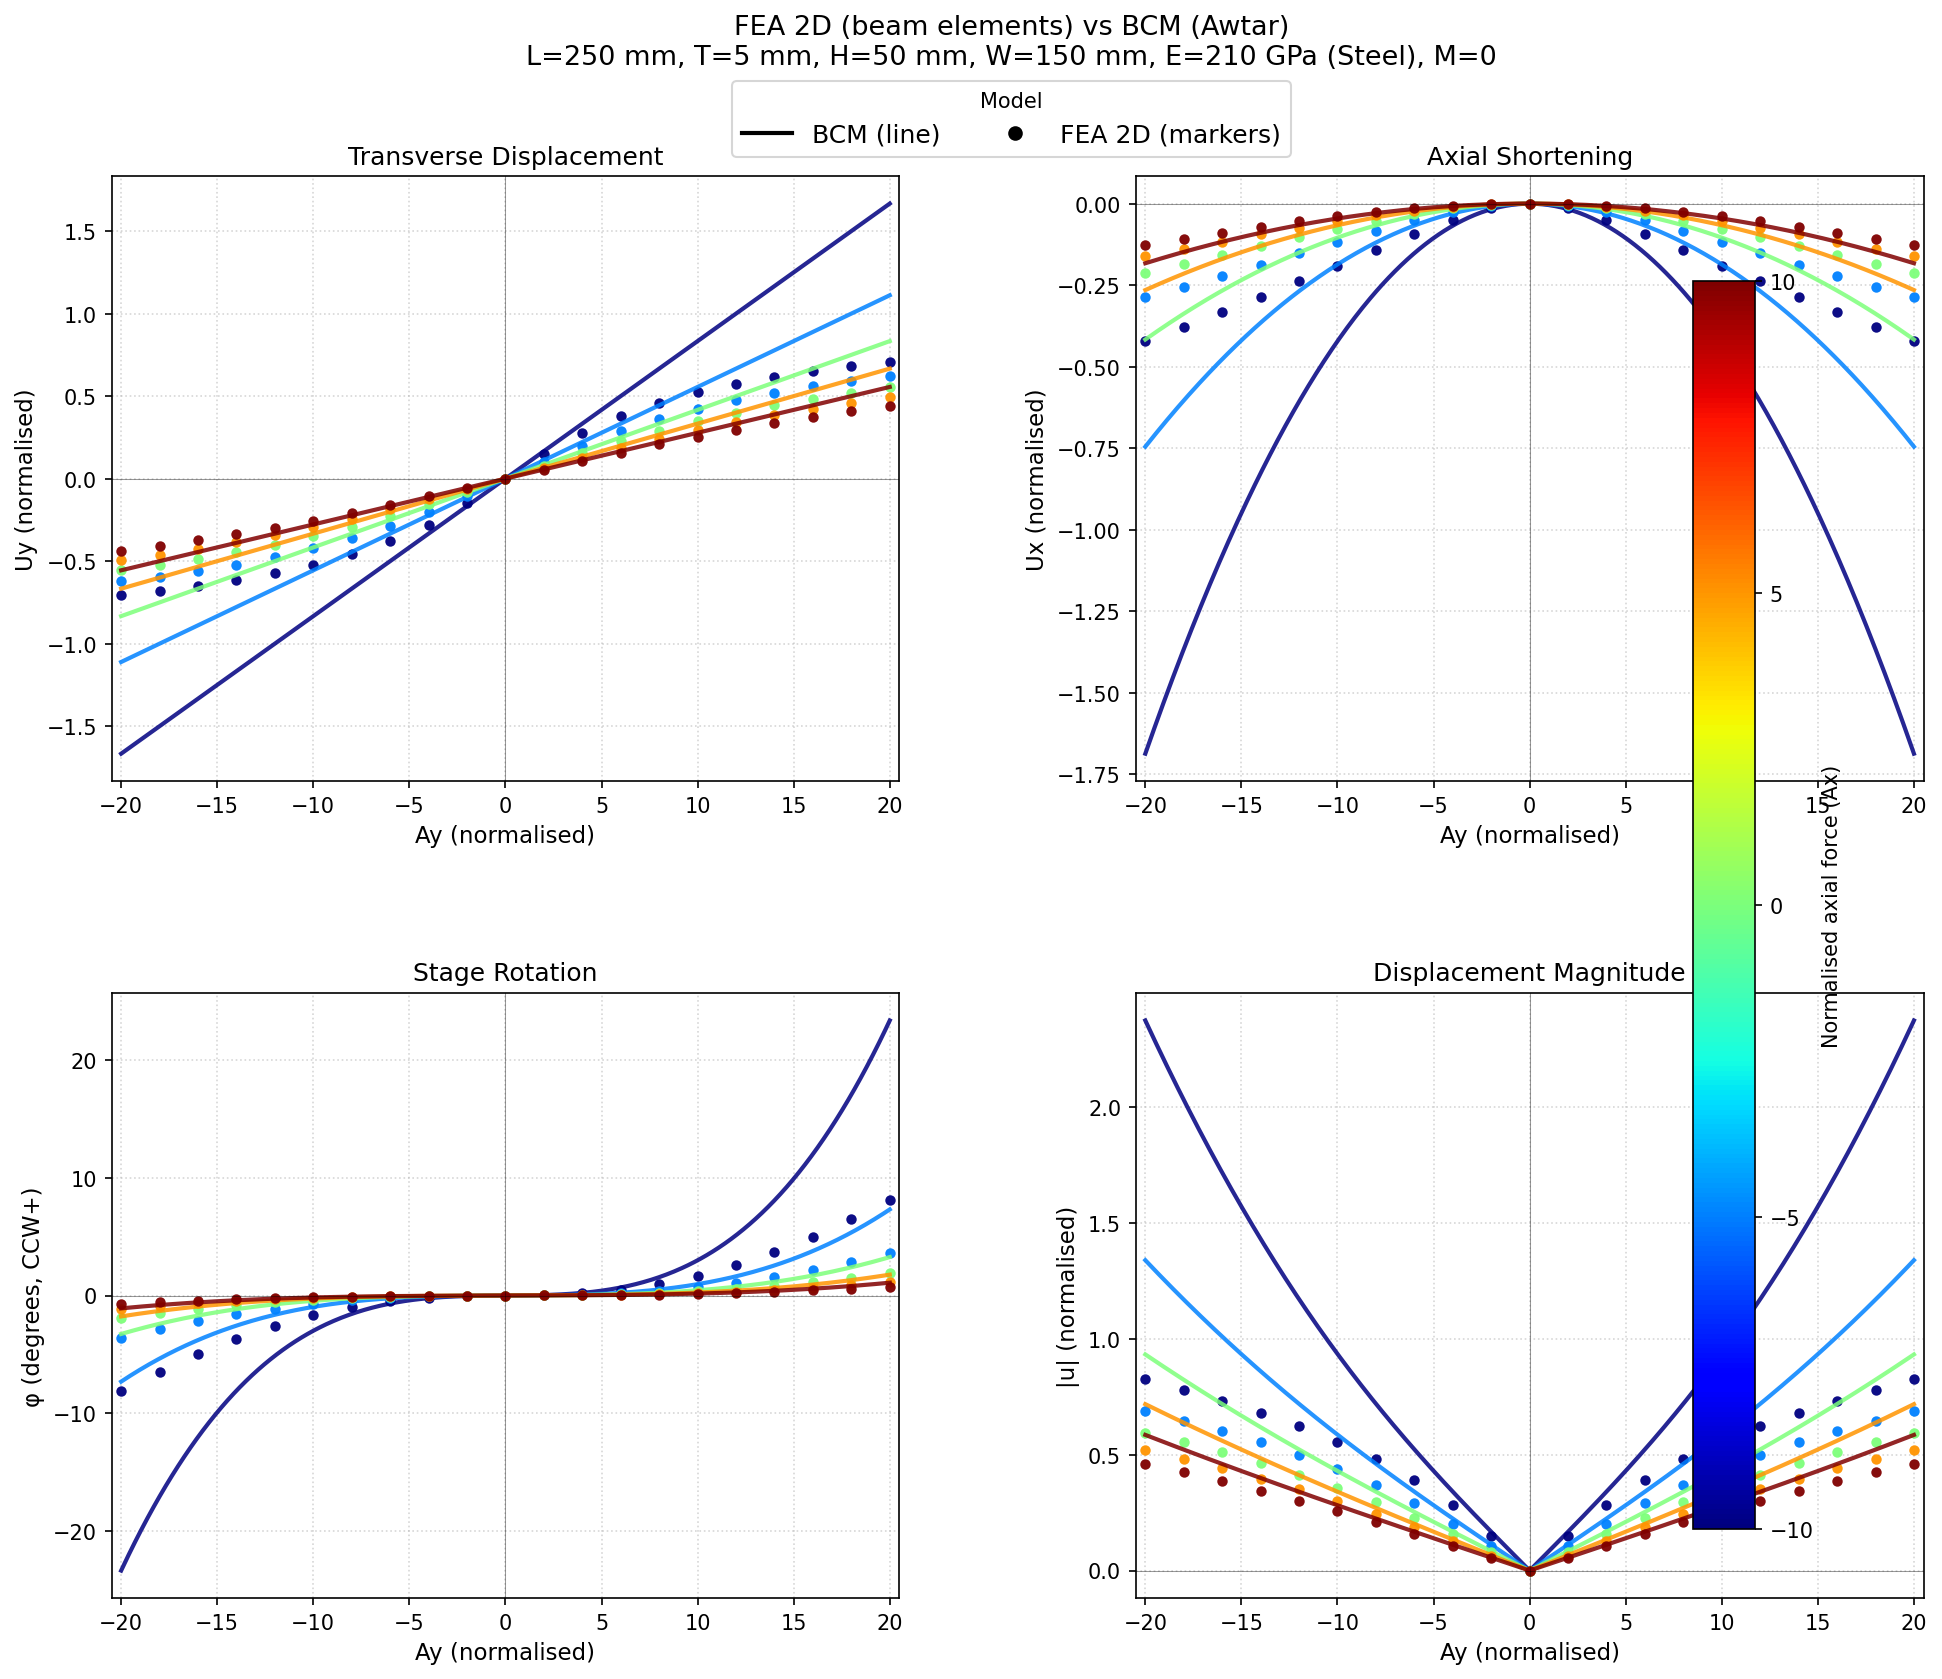

This chart was generated by the following Python code:
"""
Compare FEA 2D (beam elements) vs BCM (Awtar) for Parallelogram Flexure.

Sweep:  Ay in [-20, 20],  Ax in [-10, -5, 0, 5, 10],  M = 0
Geometry: L=250 mm, T=5 mm, H=50 mm, W=150 mm (full), E=210 GPa (Steel)
Normalised: w = W/(2L) = 0.30,  t = T/L = 0.02

Usage:
  python comparison/compare_fea2d_bcm.py  # use preset FEA 2D data then plot
"""

import argparse
import csv
import math
import os
import subprocess
import sys
import time

import numpy as np
from scipy.interpolate import interp1d
import matplotlib
matplotlib.use('Agg')
import matplotlib.pyplot as plt
from matplotlib.lines import Line2D
from preset_catalog import PRESET_FILES

# ── Paths ──────────────────────────────────────────────────────────────────
SCRIPT_DIR = os.path.dirname(os.path.abspath(__file__))
WORKSPACE  = os.path.dirname(SCRIPT_DIR)
FREECAD    = r"C:\Program Files\FreeCAD 1.0\bin\FreeCADCmd.exe"

FEA_2D_SCRIPT   = os.path.join(WORKSPACE, "fea_models", "2d", "parallelogram_2d.py")
DATA_CSV        = PRESET_FILES["fea_2d"]
LIVE_DATA_CSV   = os.path.join(SCRIPT_DIR, "fea2d_sweep_data.csv")
LOAD_CASES_CSV  = os.path.join(SCRIPT_DIR, "fea2d_sweep_cases.csv")
OUTPUT_PNG          = os.path.join(SCRIPT_DIR, "compare_fea2d_bcm.png")
OUTPUT_ERR_PNG      = os.path.join(SCRIPT_DIR, "compare_fea2d_bcm_error.png")
OUTPUT_ZOOM_PNG     = os.path.join(SCRIPT_DIR, "compare_fea2d_bcm_zoomed.png")
OUTPUT_ZOOM_ERR_PNG = os.path.join(SCRIPT_DIR, "compare_fea2d_bcm_error_zoomed.png")

# ── Model parameters ───────────────────────────────────────────────────────
W_NORM = 0.30   # w = (W/2) / L  = 75 / 250
T_NORM = 0.02   # t = T / L      =  5 / 250

# ── Load parameters ────────────────────────────────────────────────────────
AX_SAMPLES = [-10, -5, 0, 5, 10]
AY_FEA     = list(range(-20, 21, 2))   # every 2 units → 21 values per Ax
AY_FINE    = np.linspace(-20, 20, 200) # fine grid for BCM curves

# ── BCM solver ─────────────────────────────────────────────────────────────
sys.path.insert(0, os.path.join(WORKSPACE, "bcm"))
from bcm_parallelogram import BCMParallelogram

_bcm = BCMParallelogram(w=W_NORM, t=T_NORM)


def bcm_solve(Ax, Ay):
    """Return (Ux, Uy, phi_deg) or (nan, nan, nan) on failure."""
    res = _bcm.solve(Ax, Ay, B=0)
    if not res.get("success", False):
        return np.nan, np.nan, np.nan
    Uy  = res["delta"]
    Ux  = -res["u1"]
    phi = math.degrees(res["phi"])   # → degrees for plotting
    return Ux, Uy, phi


# ── FEA data generation ────────────────────────────────────────────────────

def write_load_cases():
    """Write all (Ay, Ax, M=0) combinations to LOAD_CASES_CSV."""
    rows = []
    for ax in AX_SAMPLES:
        for ay in AY_FEA:
            rows.append((ay, ax, 0))
    with open(LOAD_CASES_CSV, "w", newline="") as f:
        w = csv.writer(f)
        w.writerow(["Ay", "Ax", "M"])
        w.writerows(rows)
    print(f"Written {len(rows)} load cases → {LOAD_CASES_CSV}")
    return len(rows)


def run_fea_2d():
    """Run FEA 2D for all sweep cases; output → DATA_CSV."""
    n = write_load_cases()
    env = os.environ.copy()
    env["FEA_LOAD_CASES_CSV"] = LOAD_CASES_CSV
    env["FEA_OUTPUT_CSV"]     = LIVE_DATA_CSV

    print(f"Running FEA 2D for {n} cases — this may take several minutes …")
    t0 = time.time()
    result = subprocess.run(
        [FREECAD, FEA_2D_SCRIPT],
        capture_output=True, text=True, env=env
    )
    elapsed = time.time() - t0

    if result.returncode != 0:
        print("FreeCAD stderr:\n", result.stderr[-3000:])
        raise RuntimeError(f"FreeCADCmd exited with code {result.returncode}")

    print(f"FEA 2D finished in {elapsed:.0f} s  →  {LIVE_DATA_CSV}")


# ── Load FEA results ────────────────────────────────────────────────────────

def load_fea_data(csv_path=DATA_CSV):
    """Return dict keyed by (Ax, Ay) → (Ux, Uy, phi_deg)."""
    data = {}
    with open(csv_path, newline="") as f:
        reader = csv.DictReader(f)
        for row in reader:
            if float(row["B"]) != 0.0:
                continue
            ax  = float(row["Ax"])
            ay  = float(row["Ay"])
            Ux  = float(row["ux"])
            Uy  = float(row["uy"])
            phi = math.degrees(float(row["phi"]))  # rad → deg for plotting
            data[(ax, ay)] = (Ux, Uy, phi)
            if ay > 0.0:
                data[(ax, -ay)] = (Ux, -Uy, -phi)
    print(f"Loaded {len(data)} FEA rows from {csv_path}")
    return data


# ── Plotting ────────────────────────────────────────────────────────────────

def _ylim_with_margin(vals, margin=0.05):
    """Compute y-limits from a list of finite values with a fractional margin."""
    finite = [v for v in vals if v is not None and not (isinstance(v, float) and math.isnan(v))]
    if not finite:
        return None
    lo, hi = min(finite), max(finite)
    span = hi - lo if hi != lo else abs(hi) or 1.0
    return lo - margin * span, hi + margin * span


def make_comparison_plot(fea_data, output_path, ay_range=(-20, 20)):
    """4-panel plot: Uy, Ux, φ, displacement magnitude — BCM lines, FEA markers."""
    norm = matplotlib.colors.Normalize(vmin=-10, vmax=10)
    cmap = plt.cm.jet

    ay_fine = np.linspace(ay_range[0], ay_range[1], 500)

    fig, axes = plt.subplots(2, 2, figsize=(16, 12))
    ax_uy   = axes[0, 0]
    ax_ux   = axes[0, 1]
    ax_phi  = axes[1, 0]
    ax_umag = axes[1, 1]

    # Accumulate y-values per panel to compute tight limits afterwards
    yvals = {ax_uy: [], ax_ux: [], ax_phi: [], ax_umag: []}

    for Ax in AX_SAMPLES:
        color = cmap(norm(Ax))

        # ── BCM — smooth curves ─────────────────────────────
        bcm_Ux, bcm_Uy, bcm_phi, bcm_mag = [], [], [], []
        for Ay in ay_fine:
            ux, uy, phi = bcm_solve(Ax, Ay)
            bcm_Ux.append(ux)
            bcm_Uy.append(uy)
            bcm_phi.append(phi)
            bcm_mag.append(math.sqrt(ux**2 + uy**2) if not math.isnan(ux) else np.nan)

        ax_uy.plot(ay_fine, bcm_Uy,  '-', color=color, lw=2, alpha=0.85)
        ax_ux.plot(ay_fine, bcm_Ux,  '-', color=color, lw=2, alpha=0.85)
        ax_phi.plot(ay_fine, bcm_phi, '-', color=color, lw=2, alpha=0.85)
        ax_umag.plot(ay_fine, bcm_mag, '-', color=color, lw=2, alpha=0.85)
        yvals[ax_uy].extend(bcm_Uy);  yvals[ax_ux].extend(bcm_Ux)
        yvals[ax_phi].extend(bcm_phi); yvals[ax_umag].extend(bcm_mag)

        # ── FEA 2D — markers ────────────────────────────────
        # Collect as tuples so origin can be added and list stays sorted
        fea_pts = []
        for ay in sorted(AY_FEA):
            if ay < ay_range[0] or ay > ay_range[1]:
                continue
            key = (float(Ax), float(ay))
            if key not in fea_data:
                continue
            ux, uy, phi = fea_data[key]
            fea_pts.append((ay, ux, uy, phi, math.sqrt(ux**2 + uy**2)))
        # Always include undeflected origin (Ay=0, all zero)
        if not any(p[0] == 0 for p in fea_pts):
            fea_pts.append((0, 0.0, 0.0, 0.0, 0.0))
            fea_pts.sort(key=lambda p: p[0])
        fea_ay  = [p[0] for p in fea_pts]
        fea_Ux  = [p[1] for p in fea_pts]
        fea_Uy  = [p[2] for p in fea_pts]
        fea_phi = [p[3] for p in fea_pts]
        fea_mag = [p[4] for p in fea_pts]

        ax_uy.plot(fea_ay, fea_Uy,   'o', color=color, ms=5, alpha=0.95, mew=0)
        ax_ux.plot(fea_ay, fea_Ux,   'o', color=color, ms=5, alpha=0.95, mew=0)
        ax_phi.plot(fea_ay, fea_phi,  'o', color=color, ms=5, alpha=0.95, mew=0)
        ax_umag.plot(fea_ay, fea_mag, 'o', color=color, ms=5, alpha=0.95, mew=0)
        yvals[ax_uy].extend(fea_Uy);  yvals[ax_ux].extend(fea_Ux)
        yvals[ax_phi].extend(fea_phi); yvals[ax_umag].extend(fea_mag)

    # ── Axes decoration ─────────────────────────────────────
    for ax, xlabel, ylabel, title in [
        (ax_uy,   "Ay (normalised)", "Uy (normalised)",  "Transverse Displacement"),
        (ax_ux,   "Ay (normalised)", "Ux (normalised)",  "Axial Shortening"),
        (ax_phi,  "Ay (normalised)", "φ (degrees, CCW+)", "Stage Rotation"),
        (ax_umag, "Ay (normalised)", "|u| (normalised)", "Displacement Magnitude"),
    ]:
        ax.set_xlabel(xlabel, fontsize=11)
        ax.set_ylabel(ylabel, fontsize=11)
        ax.set_title(title, fontsize=12)
        ax.grid(True, linestyle=":", alpha=0.5)
        ax.set_xlim(ay_range[0] - 0.5, ay_range[1] + 0.5)
        lim = _ylim_with_margin(yvals[ax])
        if lim:
            ax.set_ylim(*lim)
        ax.axhline(0, color="k", lw=0.5, alpha=0.4)
        ax.axvline(0, color="k", lw=0.5, alpha=0.4)

    # ── Legend ──────────────────────────────────────────────
    legend_handles = [
        Line2D([0], [0], color="k", lw=2,   label="BCM (line)"),
        Line2D([0], [0], color="k", lw=0, marker="o", ms=6, label="FEA 2D (markers)"),
    ]
    fig.legend(handles=legend_handles, loc="upper center", ncol=2,
               bbox_to_anchor=(0.5, 0.96), fontsize=12, title="Model")

    # ── Colorbar for Ax ─────────────────────────────────────
    sm = plt.cm.ScalarMappable(cmap=cmap, norm=norm)
    sm.set_array([])
    cbar = fig.colorbar(sm, ax=axes.ravel().tolist(), shrink=0.9,
                        label="Normalised axial force (Ax)", pad=0.02)
    cbar.set_ticks(AX_SAMPLES)

    plt.suptitle(
        "FEA 2D (beam elements) vs BCM (Awtar)\n"
        "L=250 mm, T=5 mm, H=50 mm, W=150 mm, E=210 GPa (Steel), M=0",
        y=0.99, fontsize=13
    )
    plt.subplots_adjust(top=0.90, right=0.88, hspace=0.35, wspace=0.30)
    plt.savefig(output_path, dpi=150, bbox_inches="tight")
    print(f"Saved → {output_path}")
    plt.close()


def make_error_plot(fea_data, output_path, ay_range=(-20, 20)):
    """3-panel plot of relative errors: eUy, eUx, eφ vs Ay for each Ax.

    BCM is evaluated on a fine Ay grid; FEA is interpolated to the same grid
    so the error curves are smooth continuous lines.
    At Ay=0 the error is exactly 0 (both models agree at zero load); a point
    at (0, 0) is added to each curve so the curves pass through the origin.
    """
    norm = matplotlib.colors.Normalize(vmin=-10, vmax=10)
    cmap = plt.cm.jet

    # Fine grids on each side of zero; Ay=0 inserted explicitly as error=0
    AY_NEG = np.linspace(ay_range[0], -0.5, 300)
    AY_POS = np.linspace(0.5, ay_range[1], 300)
    AY_ERR = np.concatenate([AY_NEG, AY_POS])

    fig, axes = plt.subplots(1, 3, figsize=(18, 6))
    ax_euy, ax_eux, ax_ephi = axes

    yvals = {ax_euy: [], ax_eux: [], ax_ephi: []}

    for Ax in AX_SAMPLES:
        color = cmap(norm(Ax))

        # ── Collect FEA sample points (excluding Ay=0) ──────
        fea_ay_s = sorted(ay for ay in AY_FEA
                          if (float(Ax), float(ay)) in fea_data and ay != 0)
        fUy_s  = [fea_data[(float(Ax), ay)][1]  for ay in fea_ay_s]
        fUx_s  = [fea_data[(float(Ax), ay)][0]  for ay in fea_ay_s]
        fphi_s = [fea_data[(float(Ax), ay)][2]  for ay in fea_ay_s]

        if len(fea_ay_s) < 3:
            continue

        # ── Cubic interpolants for FEA quantities ────────────
        interp_Uy  = interp1d(fea_ay_s, fUy_s,  kind="cubic", fill_value="extrapolate")
        interp_Ux  = interp1d(fea_ay_s, fUx_s,  kind="cubic", fill_value="extrapolate")
        interp_phi = interp1d(fea_ay_s, fphi_s, kind="cubic", fill_value="extrapolate")

        # ── BCM at fine grid; interpolated FEA at same grid ──
        eUy_fine, eUx_fine, ephi_fine = [], [], []
        for ay in AY_ERR:
            bUx, bUy, bphi = bcm_solve(Ax, float(ay))
            if math.isnan(bUy):
                eUy_fine.append(np.nan)
                eUx_fine.append(np.nan)
                ephi_fine.append(np.nan)
                continue
            fUy  = float(interp_Uy(ay))
            fUx  = float(interp_Ux(ay))
            fphi = float(interp_phi(ay))
            eUy_fine.append((bUy  - fUy)  / abs(fUy)  * 100 if fUy  != 0 else np.nan)
            eUx_fine.append((bUx  - fUx)  / abs(fUx)  * 100 if fUx  != 0 else np.nan)
            ephi_fine.append((bphi - fphi) / abs(fphi) * 100 if fphi != 0 else np.nan)

        # Insert error=0 at Ay=0 (both models agree at zero load)
        ay_full  = np.concatenate([AY_NEG, [0.0], AY_POS])
        eUy_full  = np.concatenate([eUy_fine[:len(AY_NEG)],  [0.0], eUy_fine[len(AY_NEG):]])
        eUx_full  = np.concatenate([eUx_fine[:len(AY_NEG)],  [0.0], eUx_fine[len(AY_NEG):]])
        ephi_full = np.concatenate([ephi_fine[:len(AY_NEG)], [0.0], ephi_fine[len(AY_NEG):]])

        label = f"Ax={Ax}"
        ax_euy.plot(ay_full,  eUy_full,  '-', color=color, lw=2, label=label)
        ax_eux.plot(ay_full,  eUx_full,  '-', color=color, lw=2)
        ax_ephi.plot(ay_full, ephi_full, '-', color=color, lw=2)
        yvals[ax_euy].extend(eUy_full.tolist());  yvals[ax_eux].extend(eUx_full.tolist())
        yvals[ax_ephi].extend(ephi_full.tolist())

        # ── Overlay FEA sample markers ───────────────────────
        ax_euy.plot(fea_ay_s,
                    [(bcm_solve(Ax, ay)[1] - fUy_s[i]) / abs(fUy_s[i]) * 100
                     for i, ay in enumerate(fea_ay_s)],
                    'o', color=color, ms=4, mew=0)

    for ax, title, ylabel in [
        (ax_euy,  "Transverse Displacement Uy", "Error (BCM − FEA) / |FEA|  (%)"),
        (ax_eux,  "Axial Shortening Ux",        "Error (BCM − FEA) / |FEA|  (%)"),
        (ax_ephi, "Stage Rotation φ",            "Error (BCM − FEA) / |FEA|  (%)"),
    ]:
        ax.set_title(title, fontsize=12)
        ax.set_xlabel("Ay (normalised)", fontsize=11)
        ax.set_ylabel(ylabel, fontsize=10)
        ax.axhline(0, color="k", lw=1, alpha=0.5)
        ax.axvline(0, color="k", lw=0.5, alpha=0.3)
        ax.grid(True, linestyle=":", alpha=0.5)
        ax.set_xlim(ay_range[0] - 0.5, ay_range[1] + 0.5)
        lim = _ylim_with_margin(yvals[ax])
        if lim:
            ax.set_ylim(*lim)

    ax_euy.legend(fontsize=9, loc="best")
    plt.suptitle(
        "BCM vs FEA 2D — Relative Error (%)\n"
        "L=250 mm, T=5 mm, H=50 mm, W=150 mm, E=210 GPa (Steel), M=0",
        y=1.01, fontsize=13
    )
    plt.tight_layout()
    plt.savefig(output_path, dpi=150, bbox_inches="tight")
    print(f"Saved → {output_path}")
    plt.close()


# ── Entry point ────────────────────────────────────────────────────────────

def main():
    parser = argparse.ArgumentParser(description="Compare FEA 2D vs BCM.")
    parser.add_argument(
        "--refresh-live-fea",
        action="store_true",
        help="Regenerate the local subset CSV instead of using comparison/preset_data.",
    )
    args = parser.parse_args()

    if args.refresh_live_fea:
        run_fea_2d()
        fea_data = load_fea_data(LIVE_DATA_CSV)
    else:
        if not os.path.exists(DATA_CSV):
            raise FileNotFoundError(f"Preset data CSV not found: {DATA_CSV}")
        fea_data = load_fea_data(DATA_CSV)

    # Full range: Ay ∈ [−20, 20]
    make_comparison_plot(fea_data, OUTPUT_PNG,          ay_range=(-20, 20))
    make_error_plot(     fea_data, OUTPUT_ERR_PNG,      ay_range=(-20, 20))

    # Zoomed range: Ay ∈ [−6, 6]
    make_comparison_plot(fea_data, OUTPUT_ZOOM_PNG,     ay_range=(-6, 6))
    make_error_plot(     fea_data, OUTPUT_ZOOM_ERR_PNG, ay_range=(-6, 6))

    print("Done.")


if __name__ == "__main__":
    main()
